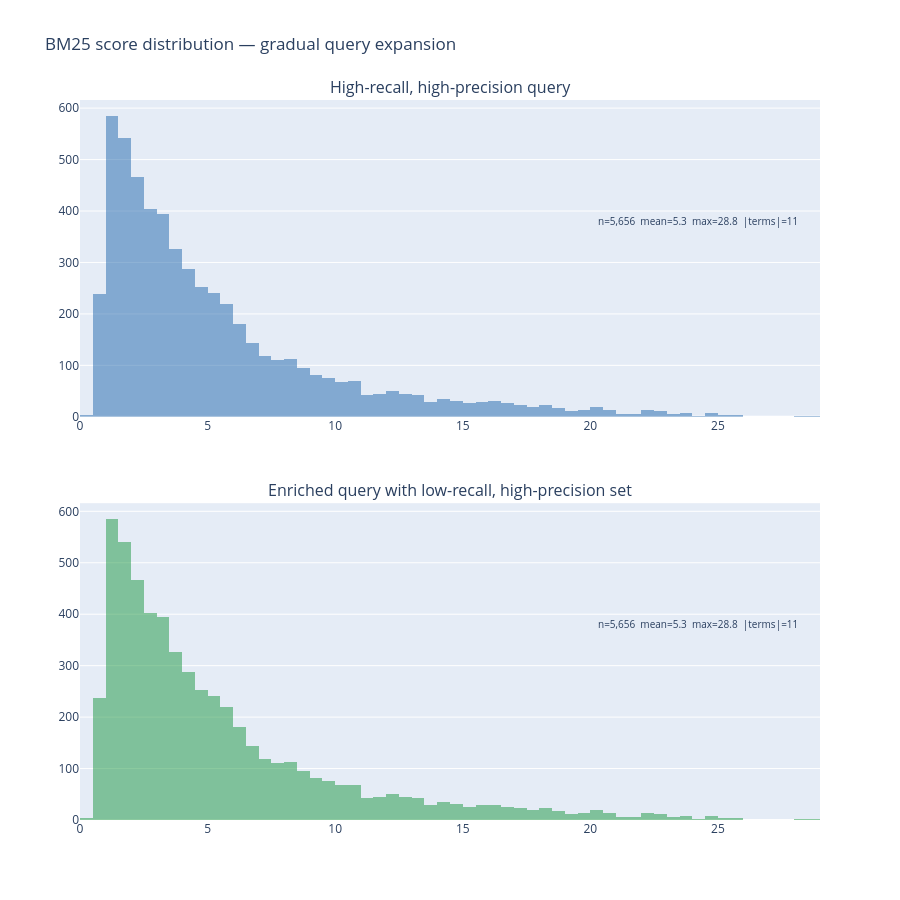

Source (notebook cell):
### Markdown cell above
## BM25 distribution using query

### Code cell
matrices_folder = "../NMF_code/articles_raw_proc_data/matrices"
data_path = "../articles_raw_proc_data/processed_data/guardian_train.json"
field = "text_all_lemma"

#first query: general banking / finance words
q1 = [
    "bank", "banker", "banking", "fine", "financial", "executive",
    "regulator", "chief", "institution", "scandal", "deposit"
]

q2 = []
for word in q1:
    q2.append(word)
for word in q2:
    if word not in q2:
        q2.append(word)

print("q2 terms: " + str(q2))
print("number of q2 terms: " + str(len(q2)))

#storing the queries in a plain dict so we can loop over them later
query_dict = {}
query_dict["High-recall, high-precision query"] = q1
query_dict["Enriched query with low-recall, high-precision set"] = q2

#colors for the two histograms — one per query
query_names_in_order = []
for name in query_dict:
    query_names_in_order.append(name)
colors_in_order = ["#2166ac", "#1a9641"]

#BM25 PARAMETERS

k1 = 1.5
b  = 0.75


#LOADING THE DATA - matrix, vocabulary, and the articles json

#build the file paths by hand using string concatenation
dtm_file_path   = matrices_folder + "/dtm_" + field + ".npz"
vocab_file_path = matrices_folder + "/vocab_" + field + ".npy"
dtm = load_npz(dtm_file_path)

#allow_pickle=True is needed for object arrays 
vocab = np.load(vocab_file_path, allow_pickle=True)
#loading the articles json 
print("loading articles from: " + data_path)
f = open(data_path, "r", encoding="utf-8")
docs = json.load(f)
f.close()

#BUILDING A TERM-TO-INDEX LOOKUP DICTIONARY

term2idx = {}
idx = 0
for term in vocab:
    term2idx[term] = idx
    idx = idx + 1

#total number of documents (rows in the matrix)
num_docs = dtm.shape[0]

#document lengths = number of tokens in each document
#dtm.sum(axis=1) gives a matrix column so we flatten it to a 1d array
doc_lengths = np.array(dtm.sum(axis=1)).ravel()
print("computed document lengths, shape: " + str(doc_lengths.shape))

#average document length across the whole corpus
total_token_count = 0.0
for dl in doc_lengths:
    total_token_count = total_token_count + dl
avg_doc_length = total_token_count / num_docs
print("average document length: " + str(round(avg_doc_length, 2)))

#document frequency for each term = number of docs the term appears in
#(dtm > 0) gives a boolean matrix, summing over rows gives count per column
df_counts = np.array((dtm > 0).sum(axis=0)).ravel()
print("computed df_counts, shape: " + str(df_counts.shape))

#convert dtm to CSR format for fast column slicing later
#CSR = compressed sparse row
dtm_csr = dtm.tocsr()
print("converted dtm to csr format")

#BM25 SCORING FUNCTION
#given a list of query terms, returns a score for every document
#higher score = document is more relevant to the query

def compute_bm25_scores(query_terms):
    scores = np.zeros(num_docs)

    for term_index in range(len(query_terms)):
        term = query_terms[term_index]
        if term not in term2idx:
            print("  skipping term not in vocab: " + term)
            continue
        col = term2idx[term]
        df_t = df_counts[col]

        #the +0.5 smoothing is standard BM25
        idf_numerator   = num_docs - df_t + 0.5
        idf_denominator = df_t + 0.5
        idf = math.log((idf_numerator / idf_denominator) + 1)
        tf_raw = np.array(dtm_csr[:, col].todense()).ravel()
        length_norm  = 1 - b + b * (doc_lengths / avg_doc_length)
        tf_numerator = tf_raw * (k1 + 1)
        tf_denominator = tf_raw + k1 * length_norm
        tf_norm = tf_numerator / tf_denominator
        scores = scores + idf * tf_norm

    return scores

#RUNNING BM25 FOR EACH QUERY

#storing results in a plain dict keyed by query name
all_scores = {}

for i in range(len(query_names_in_order)):
    name = query_names_in_order[i]
    terms = query_dict[name]
    print("scoring query: " + name)
    print("  number of terms: " + str(len(terms)))
    scores_for_this_query = compute_bm25_scores(terms)
    all_scores[name] = scores_for_this_query
    num_nonzero = 0
    for s in scores_for_this_query:
        if s > 0:
            num_nonzero = num_nonzero + 1
    print("  documents with score > 0: " + str(num_nonzero))

#BUILDING THE PLOTLY FIGURE 

#make_subplots creates a figure with 2 rows and 1 column
fig = make_subplots(
    rows=2,
    cols=1,
    subplot_titles=query_names_in_order,  #titles come from the query names
    vertical_spacing=0.12
)

#loop over each query by index so i can track row number and color
for i in range(len(query_names_in_order)):
    name  = query_names_in_order[i]
    color = colors_in_order[i]

    #plotly uses 1-based row numbers
    row_number = i + 1

    #get the scores array for this query
    s = all_scores[name]

    #collect only the non-zero scores — documents that matched at least one term
    nonzero_scores = []
    for score_val in s:
        if score_val > 0:
            nonzero_scores.append(score_val)

    #convert to numpy array so we can use np.histogram and .mean() etc. later
    nonzero_scores = np.array(nonzero_scores)

    print("plotting query " + str(row_number) + ": " + name)
    print("  non-zero scores: " + str(len(nonzero_scores)))

    #add the histogram trace for this query
    fig.add_trace(
        go.Histogram(
            x=nonzero_scores,
            nbinsx=80,
            marker_color=color,
            opacity=0.5,
            showlegend=False
        ),
        row=row_number,
        col=1
    )

    #figure out the correct axis reference strings for the annotation
    #plotly uses "x" and "y" for the first subplot and "x2", "y2" for the second etc.
    if row_number == 1:
        xref_str = "x"
        yref_str = "y"
    else:
        xref_str = "x" + str(row_number)
        yref_str = "y" + str(row_number)

    #compute the histogram bin heights so we know where to put the annotation
    #np.histogram returns (counts, bin_edges) — we only need the counts
    hist_result  = np.histogram(nonzero_scores, bins=80)
    hist_counts  = hist_result[0]  #first element is the counts array
    #find the tallest bar height so we can anchor the annotation near the top
    #doing this manually instead of using .max()
    y_max = hist_counts[0]
    for count_val in hist_counts:
        if count_val > y_max:
            y_max = count_val

    #compute summary stats for the annotation text
    total_score = 0.0
    for sv in nonzero_scores:
        total_score = total_score + sv
    mean_score = total_score / len(nonzero_scores)

    max_score = nonzero_scores[0]
    for sv in nonzero_scores:
        if sv > max_score:
            max_score = sv

    n_str    = str(len(nonzero_scores))  #will add comma formatting below
    n_formatted    = f"{len(nonzero_scores):,}"
    mean_formatted = str(round(mean_score, 1))
    max_formatted  = str(round(max_score, 1))
    terms_count    = str(len(query_dict[name]))

    annotation_text = ("n=" + n_formatted + "  " +
                       "mean=" + mean_formatted + "  " +
                       "max=" + max_formatted + "  " +
                       "|terms|=" + terms_count)

    x_position = max_score * 0.98
    y_position = y_max * 0.98

    fig.add_annotation(
        text=annotation_text,
        xref=xref_str,
        yref=yref_str,
        x=x_position,
        y=y_position,
        showarrow=False,
        font=dict(size=10),
        xanchor="right",
        yanchor="top"
    )

#update overall figure layout
fig.update_layout(
    height=900,
    width=900,
    title_text="BM25 score distribution — gradual query expansion",
)


save_path = "bm25_expansion.png"
fig.write_image(save_path, width=900, height=900, scale=2)
print("saved figure to: " + save_path)

fig.show()

print("")
print("=== SUMMARY ===")

for i in range(len(query_names_in_order)):
    name = query_names_in_order[i]
    s    = all_scores[name]
    #collect nonzero scores again for summary stats
    nz_list = []
    for score_val in s:
        if score_val > 0:
            nz_list.append(score_val)

    #compute mean manually
    total_for_mean = 0.0
    for sv in nz_list:
        total_for_mean = total_for_mean + sv
    mean_val = total_for_mean / len(nz_list)
    #compute max manually
    max_val = nz_list[0]
    for sv in nz_list:
        if sv > max_val:
            max_val = sv

    num_terms    = len(query_dict[name])
    num_nonzero  = len(nz_list)

    print(name)
    print("  terms=" + str(num_terms) +
          "  non-zero=" + f"{num_nonzero:,}" +
          "  mean=" + str(round(mean_val, 2)) +
          "  max=" + str(round(max_val, 2)))

### Figure 1 — Plotly figure (JSON) as saved in the notebook; plotly's stock layout.template omitted (floating-point values rounded to 4 significant figures; data arrays with more than 128 entries replaced by an {"elided": "..."} marker saying what was removed)
{"data": [{"marker": {"color": "#2166ac"}, "nbinsx": 80, "opacity": 0.5, "showlegend": false, "type": "histogram", "x": {"elided": "5656 float values"}, "xaxis": "x", "yaxis": "y"}, {"marker": {"color": "#1a9641"}, "nbinsx": 80, "opacity": 0.5, "showlegend": false, "type": "histogram", "x": {"elided": "5656 float values"}, "xaxis": "x2", "yaxis": "y2"}], "layout": {"annotations": [{"font": {"size": 16}, "showarrow": false, "text": "High-recall, high-precision query", "x": 0.5, "xanchor": "center", "xref": "paper", "y": 1, "yanchor": "bottom", "yref": "paper"}, {"font": {"size": 16}, "showarrow": false, "text": "Enriched query with low-recall, high-precision set", "x": 0.5, "xanchor": "center", "xref": "paper", "y": 0.44, "yanchor": "bottom", "yref": "paper"}, {"font": {"size": 10}, "showarrow": false, "text": "n=5,656  mean=5.3  max=28.8  |terms|=11", "x": 28.21, "xanchor": "right", "xref": "x", "y": 397.9, "yanchor": "top", "yref": "y"}, {"font": {"size": 10}, "showarrow": false, "text": "n=5,656  mean=5.3  max=28.8  |terms|=11", "x": 28.21, "xanchor": "right", "xref": "x2", "y": 397.9, "yanchor": "top", "yref": "y2"}], "height": 900, "title": {"text": "BM25 score distribution — gradual query expansion"}, "width": 900, "xaxis": {"anchor": "y", "domain": [0, 1]}, "xaxis2": {"anchor": "y2", "domain": [0, 1]}, "yaxis": {"anchor": "x", "domain": [0.56, 1]}, "yaxis2": {"anchor": "x2", "domain": [0, 0.44]}}}
